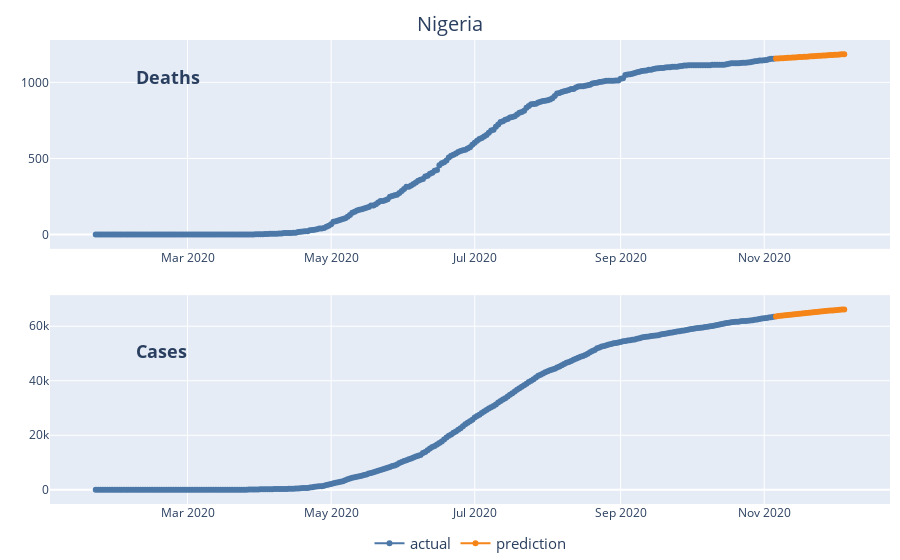

The notebook cell saved with this chart:
### Markdown cell above
Here are the cumulative line graphs for cases in deaths as a plotly figure. This is independent of dash at this point.

### Code cell
figs[0]

### Figure 1 — Plotly figure (JSON) as saved in the notebook; plotly's stock layout.template omitted (floating-point values rounded to 4 significant figures; data arrays with more than 128 entries replaced by an {"elided": "..."} marker saying what was removed)
{"data": [{"line": {"color": "#4C78A8"}, "mode": "lines+markers", "name": "actual", "showlegend": true, "type": "scatter", "x": {"elided": "289 str values"}, "xaxis": "x", "y": {"elided": "289 int values"}, "yaxis": "y"}, {"line": {"color": "#F58518"}, "mode": "lines+markers", "name": "prediction", "showlegend": true, "type": "scatter", "x": ["2020-11-06T00:00:00", "2020-11-07T00:00:00", "2020-11-08T00:00:00", "2020-11-09T00:00:00", "2020-11-10T00:00:00", "2020-11-11T00:00:00", "2020-11-12T00:00:00", "2020-11-13T00:00:00", "2020-11-14T00:00:00", "2020-11-15T00:00:00", "2020-11-16T00:00:00", "2020-11-17T00:00:00", "2020-11-18T00:00:00", "2020-11-19T00:00:00", "2020-11-20T00:00:00", "2020-11-21T00:00:00", "2020-11-22T00:00:00", "2020-11-23T00:00:00", "2020-11-24T00:00:00", "2020-11-25T00:00:00", "2020-11-26T00:00:00", "2020-11-27T00:00:00", "2020-11-28T00:00:00", "2020-11-29T00:00:00", "2020-11-30T00:00:00", "2020-12-01T00:00:00", "2020-12-02T00:00:00", "2020-12-03T00:00:00", "2020-12-04T00:00:00", "2020-12-05T00:00:00"], "xaxis": "x", "y": [1156, 1157, 1158, 1159, 1160, 1161, 1162, 1163, 1164, 1165, 1166, 1167, 1168, 1169, 1170, 1171, 1172, 1173, 1174, 1175, 1176, 1177, 1178, 1179, 1180, 1181, 1182, 1183, 1184, 1185], "yaxis": "y"}, {"line": {"color": "#4C78A8"}, "mode": "lines+markers", "name": "actual", "showlegend": false, "type": "scatter", "x": {"elided": "289 str values"}, "xaxis": "x2", "y": {"elided": "289 int values"}, "yaxis": "y2"}, {"line": {"color": "#F58518"}, "mode": "lines+markers", "name": "prediction", "showlegend": false, "type": "scatter", "x": ["2020-11-06T00:00:00", "2020-11-07T00:00:00", "2020-11-08T00:00:00", "2020-11-09T00:00:00", "2020-11-10T00:00:00", "2020-11-11T00:00:00", "2020-11-12T00:00:00", "2020-11-13T00:00:00", "2020-11-14T00:00:00", "2020-11-15T00:00:00", "2020-11-16T00:00:00", "2020-11-17T00:00:00", "2020-11-18T00:00:00", "2020-11-19T00:00:00", "2020-11-20T00:00:00", "2020-11-21T00:00:00", "2020-11-22T00:00:00", "2020-11-23T00:00:00", "2020-11-24T00:00:00", "2020-11-25T00:00:00", "2020-11-26T00:00:00", "2020-11-27T00:00:00", "2020-11-28T00:00:00", "2020-11-29T00:00:00", "2020-11-30T00:00:00", "2020-12-01T00:00:00", "2020-12-02T00:00:00", "2020-12-03T00:00:00", "2020-12-04T00:00:00", "2020-12-05T00:00:00"], "xaxis": "x2", "y": [63616, 63723, 63828, 63932, 64035, 64136, 64236, 64335, 64432, 64528, 64623, 64717, 64809, 64900, 64990, 65078, 65165, 65251, 65336, 65419, 65501, 65582, 65662, 65740, 65817, 65893, 65968, 66042, 66114, 66185], "yaxis": "y2"}], "layout": {"annotations": [{"font": {"size": 18}, "showarrow": false, "text": "<b>Deaths</b>", "x": 0.1, "xanchor": "left", "xref": "paper", "y": 0.95, "yref": "paper"}, {"font": {"size": 18}, "showarrow": false, "text": "<b>Cases</b>", "x": 0.1, "xanchor": "left", "xref": "paper", "y": 0.3, "yref": "paper"}], "legend": {"font": {"size": 15}, "orientation": "h", "x": 0.5, "xanchor": "center", "y": -0.05}, "margin": {"b": 0, "l": 50, "r": 10, "t": 40}, "title": {"font": {"size": 20}, "text": "Nigeria", "x": 0.5, "y": 0.97}, "xaxis": {"anchor": "y", "domain": [0, 1]}, "xaxis2": {"anchor": "y2", "domain": [0, 1]}, "yaxis": {"anchor": "x", "domain": [0.55, 1]}, "yaxis2": {"anchor": "x2", "domain": [0, 0.45]}}}
